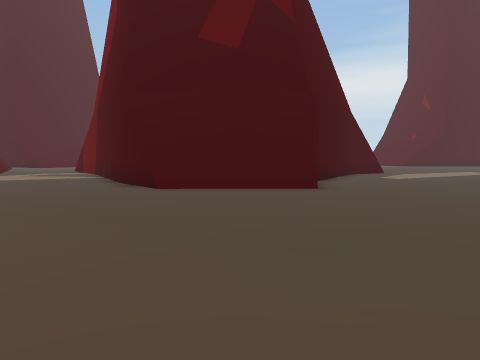
view 1 (above)

19 first-person views from a walk through a 3-D level made in the Unity game engine. The camera is 1.5 m above the floor, tilts 4° down and sees 70° across. The floor is counted in squares, 2 m on a side. Each view is taken from the middle of a square. On the plan, view 1 faces up. The plan holds only what a view shows up to about 11 squares ahead; the rest is blank. The place goes on beyond the plan. Some surface patterns are stand-ins.

view 2
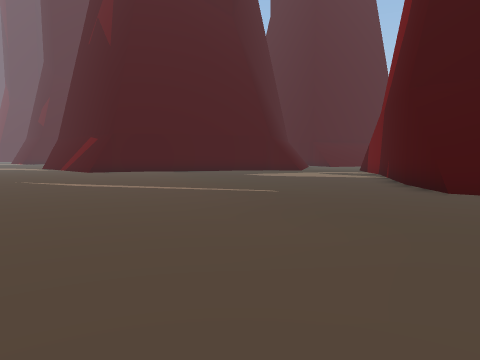

view 3
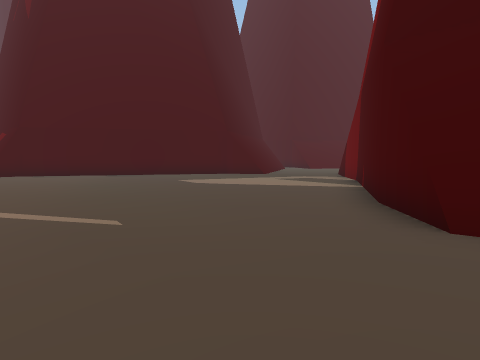

view 4
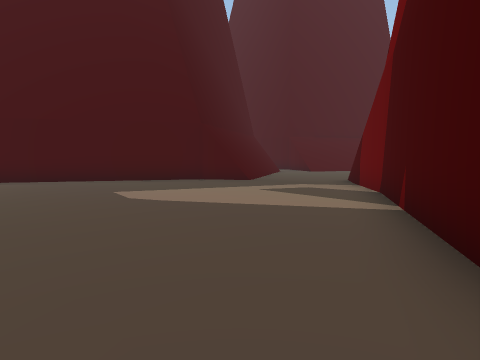

view 5
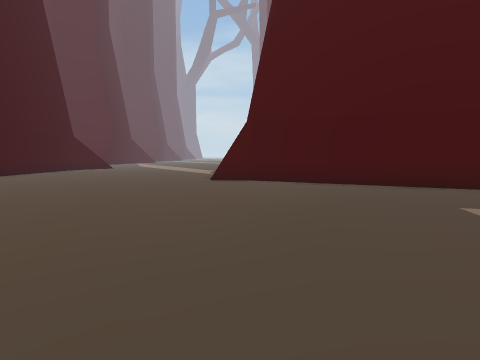

view 6
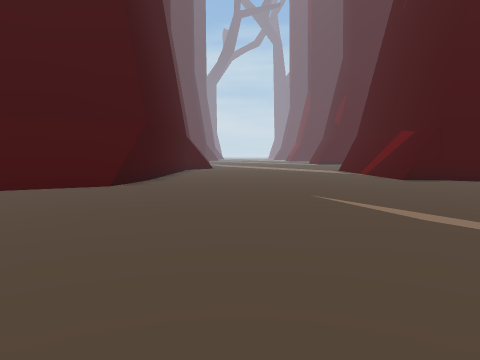

view 7
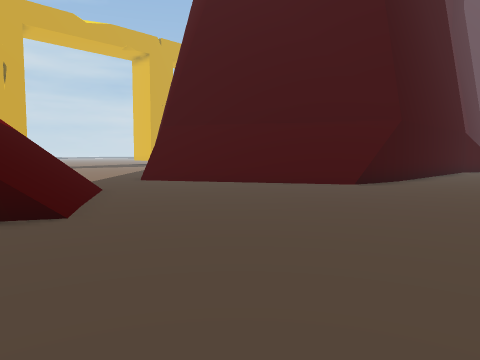

view 8
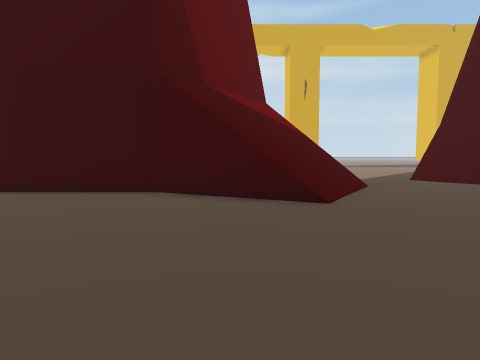

view 9
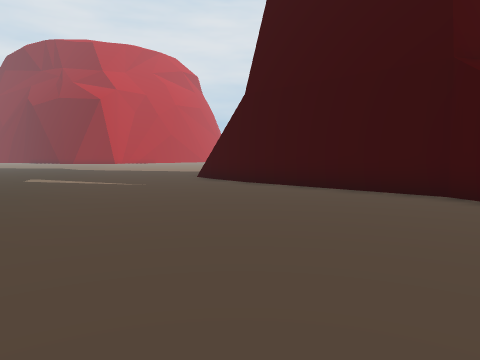

view 10
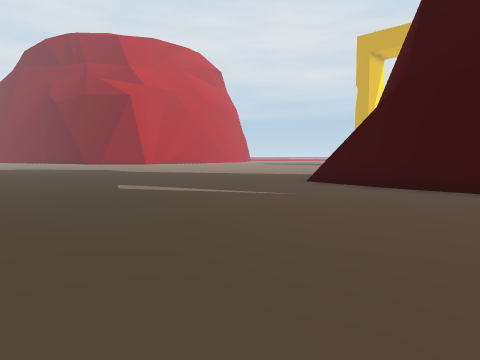

view 11
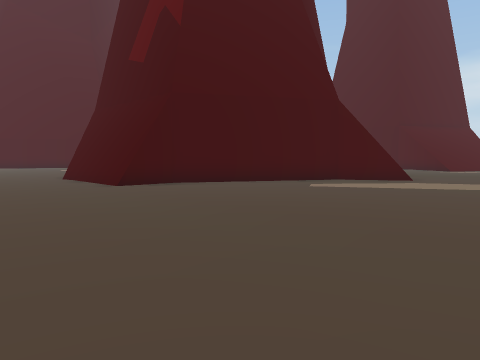

view 12
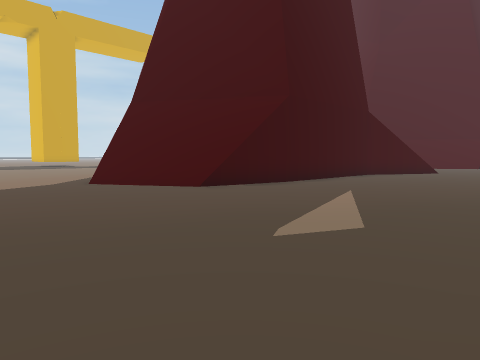

view 13
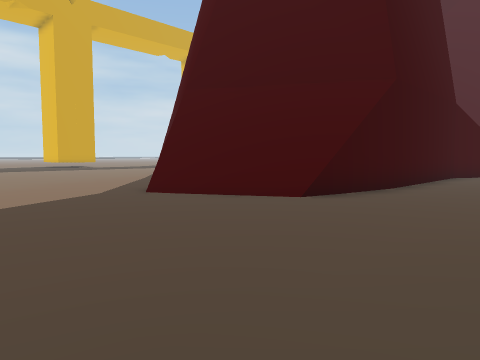

view 14
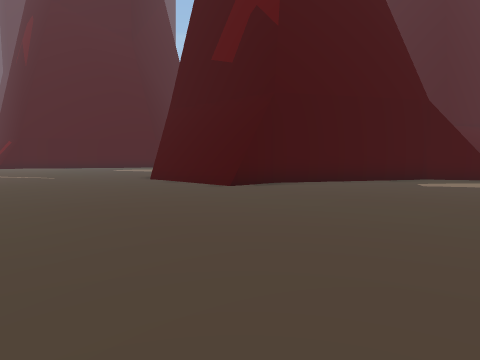

view 15
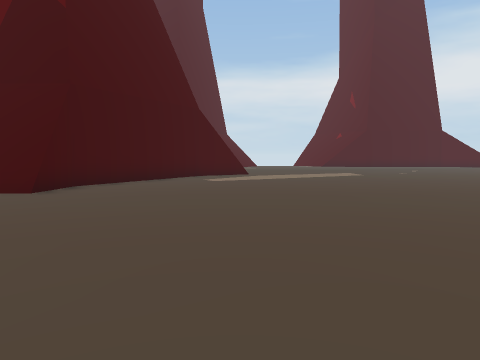

view 16
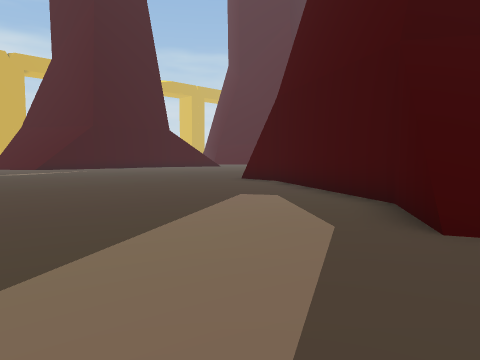

view 17
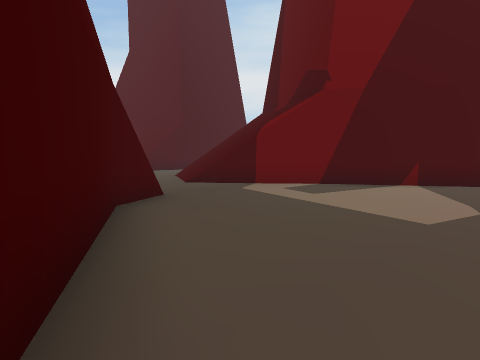

view 18
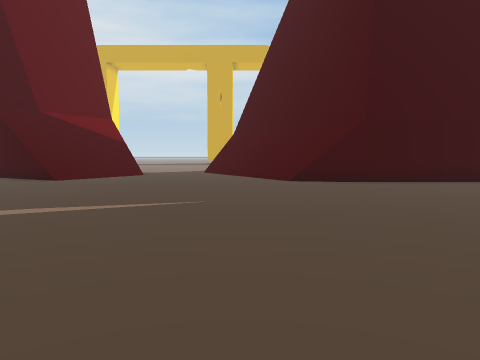

view 19
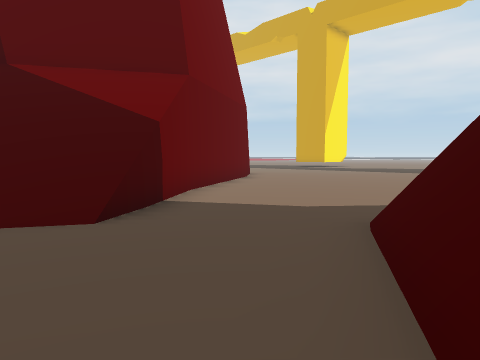

### Floor plan
Key: @ floor where view 1 was taken; # wall or solid block; . floor; / step, stairs or slope.
Columns run from 16 left of view 1 to 10 right of it. Each row starts with its distance up from view 1.
 16       ...///           ....
 15     ##...//#        ###....
 14    ##.....##        #......
 13    #.......##      ##......
 12   ##........#      #.......
 11   #.........##    ##.......
 10  ##..........#    #........
  9  #...........######........
  8 ##............####.........
  7 #..........................
  6 #..........................
  5 ...........................
  4 ...........................
  3 .........................
  2 ...........................
  1 ...........................
  0 ................@..........
 -1 ...........................
 -2 ###........................
 -3   ##.....//#...............
 -4   ##.....////######........
 -5    ##.../////#    ####....
 -6     #...#///##      ##....
 -7     ##...#/##        ##...
 -8      #..../#         #....
 -9       .....#         .....
-10       .....##        ....
-11        .....#        ....
-12        .....#         ...
-13        ....            ..
-14        ...

Where each view was taken, in squares from view 1:
view 1: 0 up, 0 right, facing up
view 2: 0 up, 0 right, facing up-left
view 3: 4 up, 1 left, facing up-left
view 4: 7 up, 3 left, facing up-left
view 5: 7 up, 5 left, facing left
view 6: 1 up, 5 left, facing left
view 7: 2 up, 5 left, facing down-left
view 8: 3 up, 5 left, facing down
view 9: 3 up, 5 left, facing down-right
view 10: 4 up, 1 left, facing down-right
view 11: 4 up, 10 right, facing up-left
view 12: 2 up, 10 right, facing down-left
view 13: 1 down, 10 right, facing down-left
view 14: 2 up, 8 right, facing up-left
view 15: 1 up, 6 right, facing up
view 16: 16 up, 10 right, facing down-left
view 17: 9 up, 14 left, facing up-right
view 18: 8 up, 12 left, facing down
view 19: 4 down, 12 left, facing down-right
